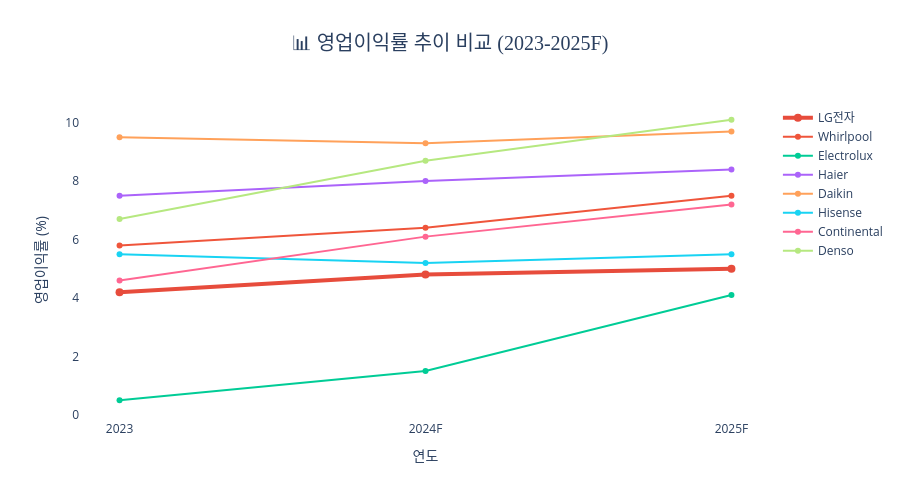

This figure's notebook cell:
### Code cell
# 2. 영업이익률 추이 및 비교 시각화
print("\n📈 2. 영업이익률 추이 분석")
print("-" * 40)

# 영업이익률 데이터 준비
margin_data = df[['회사명', '영업이익률_23', '영업이익률_24F', '영업이익률_25F']].copy()
margin_melted = pd.melt(margin_data, id_vars=['회사명'], 
                       value_vars=['영업이익률_23', '영업이익률_24F', '영업이익률_25F'],
                       var_name='연도', value_name='영업이익률')

# 연도 라벨 정리
margin_melted['연도'] = margin_melted['연도'].map({
    '영업이익률_23': '2023',
    '영업이익률_24F': '2024F',
    '영업이익률_25F': '2025F'
})

# Plotly 라인 차트 생성
fig2 = go.Figure()

for company in df['회사명']:
    company_data = margin_melted[margin_melted['회사명'] == company]
    
    # LG전자 강조
    line_width = 4 if company == 'LG전자' else 2
    line_color = '#e74c3c' if company == 'LG전자' else None
    
    fig2.add_trace(go.Scatter(
        x=company_data['연도'],
        y=company_data['영업이익률'],
        mode='lines+markers',
        name=company,
        line=dict(width=line_width, color=line_color),
        marker=dict(size=8 if company == 'LG전자' else 6),
        hovertemplate=f'<b>{company}</b><br>%{{x}}: %{{y:.1f}}%<extra></extra>'
    ))

fig2.update_layout(
    title={
        'text': '📊 영업이익률 추이 비교 (2023-2025F)',
        'x': 0.5,
        'xanchor': 'center',
        'font': {'size': 20, 'family': 'Arial Black'}
    },
    xaxis_title='연도',
    yaxis_title='영업이익률 (%)',
    plot_bgcolor='white',
    height=500,
    legend=dict(
        yanchor="top",
        y=0.99,
        xanchor="left",
        x=1.01
    )
)

fig2.show()

# 2025F 영업이익률 순위
margin_2025 = df[['회사명', '영업이익률_25F']].sort_values('영업이익률_25F', ascending=False)

print("\n🏆 2025F 영업이익률 순위:")
for i, (_, row) in enumerate(margin_2025.iterrows(), 1):
    symbol = "🥇" if i == 1 else "🥈" if i == 2 else "🥉" if i == 3 else f"{i}위"
    highlight = " ⭐" if row['회사명'] == 'LG전자' else ""
    print(f"   {symbol} {row['회사명']}: {row['영업이익률_25F']:.1f}%{highlight}")

# LG전자 영업이익률 개선 분석
lg_margin_23 = df[df['회사명'] == 'LG전자']['영업이익률_23'].iloc[0]
lg_margin_25f = df[df['회사명'] == 'LG전자']['영업이익률_25F'].iloc[0]
margin_improvement = lg_margin_25f - lg_margin_23

print(f"\n📊 LG전자 영업이익률 개선 분석:")
print(f"   • 2023: {lg_margin_23:.1f}%")
print(f"   • 2025F: {lg_margin_25f:.1f}%")
print(f"   • 개선폭: {margin_improvement:+.1f}%p")
print(f"   • 개선률: {(margin_improvement/lg_margin_23*100):+.1f}%")

### Figure 1 — Plotly figure (JSON) as saved in the notebook; plotly's stock layout.template omitted (floating-point values rounded to 4 significant figures)
{"data": [{"hovertemplate": "<b>LG전자</b><br>%{x}: %{y:.1f}%<extra></extra>", "line": {"color": "#e74c3c", "width": 4}, "marker": {"size": 8}, "mode": "lines+markers", "name": "LG전자", "type": "scatter", "x": ["2023", "2024F", "2025F"], "y": [4.2, 4.8, 5.0]}, {"hovertemplate": "<b>Whirlpool</b><br>%{x}: %{y:.1f}%<extra></extra>", "line": {"width": 2}, "marker": {"size": 6}, "mode": "lines+markers", "name": "Whirlpool", "type": "scatter", "x": ["2023", "2024F", "2025F"], "y": [5.8, 6.4, 7.5]}, {"hovertemplate": "<b>Electrolux</b><br>%{x}: %{y:.1f}%<extra></extra>", "line": {"width": 2}, "marker": {"size": 6}, "mode": "lines+markers", "name": "Electrolux", "type": "scatter", "x": ["2023", "2024F", "2025F"], "y": [0.5, 1.5, 4.1]}, {"hovertemplate": "<b>Haier</b><br>%{x}: %{y:.1f}%<extra></extra>", "line": {"width": 2}, "marker": {"size": 6}, "mode": "lines+markers", "name": "Haier", "type": "scatter", "x": ["2023", "2024F", "2025F"], "y": [7.5, 8.0, 8.4]}, {"hovertemplate": "<b>Daikin</b><br>%{x}: %{y:.1f}%<extra></extra>", "line": {"width": 2}, "marker": {"size": 6}, "mode": "lines+markers", "name": "Daikin", "type": "scatter", "x": ["2023", "2024F", "2025F"], "y": [9.5, 9.3, 9.7]}, {"hovertemplate": "<b>Hisense</b><br>%{x}: %{y:.1f}%<extra></extra>", "line": {"width": 2}, "marker": {"size": 6}, "mode": "lines+markers", "name": "Hisense", "type": "scatter", "x": ["2023", "2024F", "2025F"], "y": [5.5, 5.2, 5.5]}, {"hovertemplate": "<b>Continental</b><br>%{x}: %{y:.1f}%<extra></extra>", "line": {"width": 2}, "marker": {"size": 6}, "mode": "lines+markers", "name": "Continental", "type": "scatter", "x": ["2023", "2024F", "2025F"], "y": [4.6, 6.1, 7.2]}, {"hovertemplate": "<b>Denso</b><br>%{x}: %{y:.1f}%<extra></extra>", "line": {"width": 2}, "marker": {"size": 6}, "mode": "lines+markers", "name": "Denso", "type": "scatter", "x": ["2023", "2024F", "2025F"], "y": [6.7, 8.7, 10.1]}], "layout": {"height": 500, "legend": {"x": 1.01, "xanchor": "left", "y": 0.99, "yanchor": "top"}, "plot_bgcolor": "white", "title": {"font": {"family": "Arial Black", "size": 20}, "text": "📊 영업이익률 추이 비교 (2023-2025F)", "x": 0.5, "xanchor": "center"}, "xaxis": {"title": {"text": "연도"}}, "yaxis": {"title": {"text": "영업이익률 (%)"}}}}
